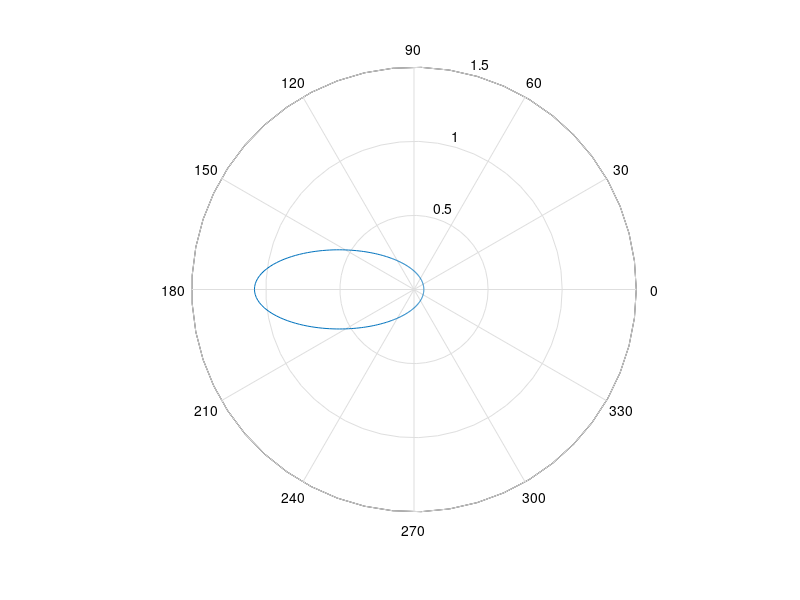

Source code (MATLAB):
% Aer E 351 PS 4 #1
clear,clc;
p=.125;
e=.8839;
nu=1:360;
r=zeros(1,360);
for i=1:360
    r(i)=p/(1+e*cosd(nu(i)));
end
polar(nu*3.14/180,r);
